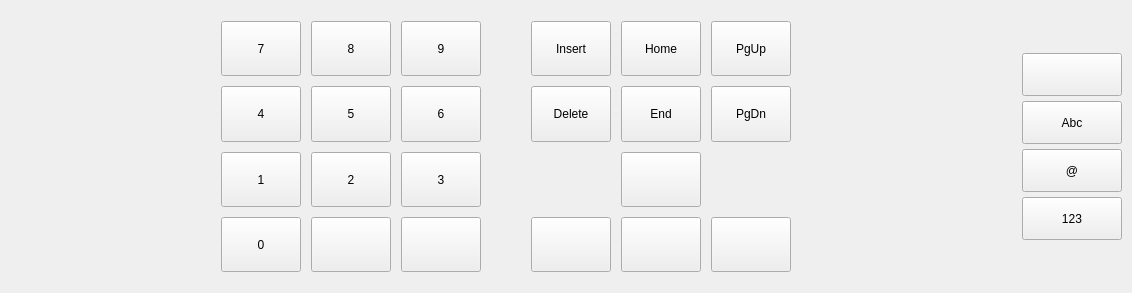
<?xml version="1.0" encoding="UTF-8"?>
<ui version="4.0">
 <class>KeyboardWidget</class>
 <widget class="QWidget" name="KeyboardWidget">
  <property name="windowModality">
   <enum>Qt::NonModal</enum>
  </property>
  <property name="geometry">
   <rect>
    <x>0</x>
    <y>0</y>
    <width>1132</width>
    <height>293</height>
   </rect>
  </property>
  <property name="sizePolicy">
   <sizepolicy hsizetype="Expanding" vsizetype="Fixed">
    <horstretch>0</horstretch>
    <verstretch>0</verstretch>
   </sizepolicy>
  </property>
  <property name="sizeIncrement">
   <size>
    <width>0</width>
    <height>0</height>
   </size>
  </property>
  <property name="windowTitle">
   <string>KeyboardWidget</string>
  </property>
  <layout class="QHBoxLayout" name="layout">
   <property name="spacing">
    <number>0</number>
   </property>
   <property name="sizeConstraint">
    <enum>QLayout::SetMinAndMaxSize</enum>
   </property>
   <property name="leftMargin">
    <number>0</number>
   </property>
   <property name="topMargin">
    <number>0</number>
   </property>
   <property name="rightMargin">
    <number>0</number>
   </property>
   <property name="bottomMargin">
    <number>0</number>
   </property>
   <item>
    <layout class="QHBoxLayout" name="hl_main">
     <property name="spacing">
      <number>20</number>
     </property>
     <property name="sizeConstraint">
      <enum>QLayout::SetNoConstraint</enum>
     </property>
     <property name="leftMargin">
      <number>10</number>
     </property>
     <property name="topMargin">
      <number>10</number>
     </property>
     <property name="rightMargin">
      <number>10</number>
     </property>
     <property name="bottomMargin">
      <number>10</number>
     </property>
     <item>
      <widget class="QStackedWidget" name="stackedWidget">
       <property name="currentIndex">
        <number>1</number>
       </property>
       <widget class="QWidget" name="page_letter">
        <layout class="QVBoxLayout" name="verticalLayout_4">
         <property name="spacing">
          <number>0</number>
         </property>
         <property name="sizeConstraint">
          <enum>QLayout::SetNoConstraint</enum>
         </property>
         <property name="leftMargin">
          <number>0</number>
         </property>
         <property name="topMargin">
          <number>0</number>
         </property>
         <property name="rightMargin">
          <number>0</number>
         </property>
         <property name="bottomMargin">
          <number>0</number>
         </property>
         <item>
          <layout class="QVBoxLayout" name="vl_page_letter">
           <property name="spacing">
            <number>5</number>
           </property>
           <property name="sizeConstraint">
            <enum>QLayout::SetNoConstraint</enum>
           </property>
           <item>
            <spacer name="vs_lefttop">
             <property name="orientation">
              <enum>Qt::Vertical</enum>
             </property>
             <property name="sizeHint" stdset="0">
              <size>
               <width>20</width>
               <height>40</height>
              </size>
             </property>
            </spacer>
           </item>
           <item>
            <layout class="QHBoxLayout" name="hl_1">
             <property name="spacing">
              <number>10</number>
             </property>
             <property name="sizeConstraint">
              <enum>QLayout::SetNoConstraint</enum>
             </property>
             <item>
              <widget class="QPushButton" name="btn_0">
               <property name="sizePolicy">
                <sizepolicy hsizetype="Minimum" vsizetype="Expanding">
                 <horstretch>0</horstretch>
                 <verstretch>0</verstretch>
                </sizepolicy>
               </property>
               <property name="text">
                <string notr="true">q</string>
               </property>
              </widget>
             </item>
             <item>
              <widget class="QPushButton" name="btn_1">
               <property name="sizePolicy">
                <sizepolicy hsizetype="Minimum" vsizetype="Expanding">
                 <horstretch>0</horstretch>
                 <verstretch>0</verstretch>
                </sizepolicy>
               </property>
               <property name="text">
                <string notr="true">w</string>
               </property>
              </widget>
             </item>
             <item>
              <widget class="QPushButton" name="btn_2">
               <property name="sizePolicy">
                <sizepolicy hsizetype="Minimum" vsizetype="Expanding">
                 <horstretch>0</horstretch>
                 <verstretch>0</verstretch>
                </sizepolicy>
               </property>
               <property name="text">
                <string notr="true">e</string>
               </property>
              </widget>
             </item>
             <item>
              <widget class="QPushButton" name="btn_3">
               <property name="sizePolicy">
                <sizepolicy hsizetype="Minimum" vsizetype="Expanding">
                 <horstretch>0</horstretch>
                 <verstretch>0</verstretch>
                </sizepolicy>
               </property>
               <property name="text">
                <string notr="true">r</string>
               </property>
              </widget>
             </item>
             <item>
              <widget class="QPushButton" name="btn_4">
               <property name="sizePolicy">
                <sizepolicy hsizetype="Minimum" vsizetype="Expanding">
                 <horstretch>0</horstretch>
                 <verstretch>0</verstretch>
                </sizepolicy>
               </property>
               <property name="text">
                <string notr="true">t</string>
               </property>
              </widget>
             </item>
             <item>
              <widget class="QPushButton" name="btn_5">
               <property name="sizePolicy">
                <sizepolicy hsizetype="Minimum" vsizetype="Expanding">
                 <horstretch>0</horstretch>
                 <verstretch>0</verstretch>
                </sizepolicy>
               </property>
               <property name="text">
                <string notr="true">y</string>
               </property>
              </widget>
             </item>
             <item>
              <widget class="QPushButton" name="btn_6">
               <property name="sizePolicy">
                <sizepolicy hsizetype="Minimum" vsizetype="Expanding">
                 <horstretch>0</horstretch>
                 <verstretch>0</verstretch>
                </sizepolicy>
               </property>
               <property name="text">
                <string notr="true">u</string>
               </property>
              </widget>
             </item>
             <item>
              <widget class="QPushButton" name="btn_7">
               <property name="sizePolicy">
                <sizepolicy hsizetype="Minimum" vsizetype="Expanding">
                 <horstretch>0</horstretch>
                 <verstretch>0</verstretch>
                </sizepolicy>
               </property>
               <property name="text">
                <string notr="true">i</string>
               </property>
              </widget>
             </item>
             <item>
              <widget class="QPushButton" name="btn_8">
               <property name="sizePolicy">
                <sizepolicy hsizetype="Minimum" vsizetype="Expanding">
                 <horstretch>0</horstretch>
                 <verstretch>0</verstretch>
                </sizepolicy>
               </property>
               <property name="text">
                <string notr="true">o</string>
               </property>
              </widget>
             </item>
             <item>
              <widget class="QPushButton" name="btn_9">
               <property name="sizePolicy">
                <sizepolicy hsizetype="Minimum" vsizetype="Expanding">
                 <horstretch>0</horstretch>
                 <verstretch>0</verstretch>
                </sizepolicy>
               </property>
               <property name="text">
                <string notr="true">p</string>
               </property>
              </widget>
             </item>
             <item>
              <widget class="QPushButton" name="btn_backspace">
               <property name="sizePolicy">
                <sizepolicy hsizetype="Minimum" vsizetype="Expanding">
                 <horstretch>0</horstretch>
                 <verstretch>0</verstretch>
                </sizepolicy>
               </property>
               <property name="text">
                <string/>
               </property>
              </widget>
             </item>
            </layout>
           </item>
           <item>
            <layout class="QHBoxLayout" name="hl_2">
             <property name="spacing">
              <number>10</number>
             </property>
             <property name="sizeConstraint">
              <enum>QLayout::SetNoConstraint</enum>
             </property>
             <item>
              <spacer name="spacer_2">
               <property name="orientation">
                <enum>Qt::Horizontal</enum>
               </property>
               <property name="sizeType">
                <enum>QSizePolicy::Maximum</enum>
               </property>
               <property name="sizeHint" stdset="0">
                <size>
                 <width>40</width>
                 <height>20</height>
                </size>
               </property>
              </spacer>
             </item>
             <item>
              <widget class="QPushButton" name="btn_10">
               <property name="sizePolicy">
                <sizepolicy hsizetype="Minimum" vsizetype="Expanding">
                 <horstretch>0</horstretch>
                 <verstretch>0</verstretch>
                </sizepolicy>
               </property>
               <property name="text">
                <string notr="true">a</string>
               </property>
              </widget>
             </item>
             <item>
              <widget class="QPushButton" name="btn_11">
               <property name="sizePolicy">
                <sizepolicy hsizetype="Minimum" vsizetype="Expanding">
                 <horstretch>0</horstretch>
                 <verstretch>0</verstretch>
                </sizepolicy>
               </property>
               <property name="text">
                <string notr="true">s</string>
               </property>
              </widget>
             </item>
             <item>
              <widget class="QPushButton" name="btn_12">
               <property name="sizePolicy">
                <sizepolicy hsizetype="Minimum" vsizetype="Expanding">
                 <horstretch>0</horstretch>
                 <verstretch>0</verstretch>
                </sizepolicy>
               </property>
               <property name="text">
                <string notr="true">d</string>
               </property>
              </widget>
             </item>
             <item>
              <widget class="QPushButton" name="btn_13">
               <property name="sizePolicy">
                <sizepolicy hsizetype="Minimum" vsizetype="Expanding">
                 <horstretch>0</horstretch>
                 <verstretch>0</verstretch>
                </sizepolicy>
               </property>
               <property name="text">
                <string notr="true">f</string>
               </property>
              </widget>
             </item>
             <item>
              <widget class="QPushButton" name="btn_14">
               <property name="sizePolicy">
                <sizepolicy hsizetype="Minimum" vsizetype="Expanding">
                 <horstretch>0</horstretch>
                 <verstretch>0</verstretch>
                </sizepolicy>
               </property>
               <property name="text">
                <string notr="true">g</string>
               </property>
              </widget>
             </item>
             <item>
              <widget class="QPushButton" name="btn_15">
               <property name="sizePolicy">
                <sizepolicy hsizetype="Minimum" vsizetype="Expanding">
                 <horstretch>0</horstretch>
                 <verstretch>0</verstretch>
                </sizepolicy>
               </property>
               <property name="text">
                <string notr="true">h</string>
               </property>
              </widget>
             </item>
             <item>
              <widget class="QPushButton" name="btn_16">
               <property name="sizePolicy">
                <sizepolicy hsizetype="Minimum" vsizetype="Expanding">
                 <horstretch>0</horstretch>
                 <verstretch>0</verstretch>
                </sizepolicy>
               </property>
               <property name="text">
                <string notr="true">j</string>
               </property>
              </widget>
             </item>
             <item>
              <widget class="QPushButton" name="btn_17">
               <property name="sizePolicy">
                <sizepolicy hsizetype="Minimum" vsizetype="Expanding">
                 <horstretch>0</horstretch>
                 <verstretch>0</verstretch>
                </sizepolicy>
               </property>
               <property name="text">
                <string notr="true">k</string>
               </property>
              </widget>
             </item>
             <item>
              <widget class="QPushButton" name="btn_18">
               <property name="sizePolicy">
                <sizepolicy hsizetype="Minimum" vsizetype="Expanding">
                 <horstretch>0</horstretch>
                 <verstretch>0</verstretch>
                </sizepolicy>
               </property>
               <property name="text">
                <string notr="true">l</string>
               </property>
              </widget>
             </item>
             <item>
              <widget class="QPushButton" name="btn_enter">
               <property name="sizePolicy">
                <sizepolicy hsizetype="Expanding" vsizetype="Expanding">
                 <horstretch>0</horstretch>
                 <verstretch>0</verstretch>
                </sizepolicy>
               </property>
               <property name="styleSheet">
                <string notr="true"/>
               </property>
               <property name="text">
                <string notr="true"/>
               </property>
              </widget>
             </item>
            </layout>
           </item>
           <item>
            <layout class="QHBoxLayout" name="hl_3">
             <property name="spacing">
              <number>10</number>
             </property>
             <property name="sizeConstraint">
              <enum>QLayout::SetNoConstraint</enum>
             </property>
             <item>
              <widget class="QPushButton" name="btn_shift_l">
               <property name="sizePolicy">
                <sizepolicy hsizetype="MinimumExpanding" vsizetype="Expanding">
                 <horstretch>0</horstretch>
                 <verstretch>0</verstretch>
                </sizepolicy>
               </property>
               <property name="styleSheet">
                <string notr="true"/>
               </property>
               <property name="text">
                <string notr="true"/>
               </property>
              </widget>
             </item>
             <item>
              <widget class="QPushButton" name="btn_19">
               <property name="sizePolicy">
                <sizepolicy hsizetype="Minimum" vsizetype="Expanding">
                 <horstretch>0</horstretch>
                 <verstretch>0</verstretch>
                </sizepolicy>
               </property>
               <property name="text">
                <string notr="true">z</string>
               </property>
              </widget>
             </item>
             <item>
              <widget class="QPushButton" name="btn_20">
               <property name="sizePolicy">
                <sizepolicy hsizetype="Minimum" vsizetype="Expanding">
                 <horstretch>0</horstretch>
                 <verstretch>0</verstretch>
                </sizepolicy>
               </property>
               <property name="text">
                <string notr="true">x</string>
               </property>
              </widget>
             </item>
             <item>
              <widget class="QPushButton" name="btn_21">
               <property name="sizePolicy">
                <sizepolicy hsizetype="Minimum" vsizetype="Expanding">
                 <horstretch>0</horstretch>
                 <verstretch>0</verstretch>
                </sizepolicy>
               </property>
               <property name="text">
                <string notr="true">c</string>
               </property>
              </widget>
             </item>
             <item>
              <widget class="QPushButton" name="btn_22">
               <property name="sizePolicy">
                <sizepolicy hsizetype="Minimum" vsizetype="Expanding">
                 <horstretch>0</horstretch>
                 <verstretch>0</verstretch>
                </sizepolicy>
               </property>
               <property name="text">
                <string notr="true">v</string>
               </property>
              </widget>
             </item>
             <item>
              <widget class="QPushButton" name="btn_23">
               <property name="sizePolicy">
                <sizepolicy hsizetype="Minimum" vsizetype="Expanding">
                 <horstretch>0</horstretch>
                 <verstretch>0</verstretch>
                </sizepolicy>
               </property>
               <property name="text">
                <string notr="true">b</string>
               </property>
              </widget>
             </item>
             <item>
              <widget class="QPushButton" name="btn_24">
               <property name="sizePolicy">
                <sizepolicy hsizetype="Minimum" vsizetype="Expanding">
                 <horstretch>0</horstretch>
                 <verstretch>0</verstretch>
                </sizepolicy>
               </property>
               <property name="text">
                <string notr="true">n</string>
               </property>
              </widget>
             </item>
             <item>
              <widget class="QPushButton" name="btn_25">
               <property name="sizePolicy">
                <sizepolicy hsizetype="Minimum" vsizetype="Expanding">
                 <horstretch>0</horstretch>
                 <verstretch>0</verstretch>
                </sizepolicy>
               </property>
               <property name="text">
                <string notr="true">m</string>
               </property>
              </widget>
             </item>
             <item>
              <widget class="QPushButton" name="btn_26">
               <property name="sizePolicy">
                <sizepolicy hsizetype="Minimum" vsizetype="Expanding">
                 <horstretch>0</horstretch>
                 <verstretch>0</verstretch>
                </sizepolicy>
               </property>
               <property name="text">
                <string notr="true">,</string>
               </property>
              </widget>
             </item>
             <item>
              <widget class="QPushButton" name="btn_27">
               <property name="sizePolicy">
                <sizepolicy hsizetype="Minimum" vsizetype="Expanding">
                 <horstretch>0</horstretch>
                 <verstretch>0</verstretch>
                </sizepolicy>
               </property>
               <property name="text">
                <string notr="true">.</string>
               </property>
              </widget>
             </item>
             <item>
              <widget class="QPushButton" name="btn_shift_r">
               <property name="sizePolicy">
                <sizepolicy hsizetype="MinimumExpanding" vsizetype="Expanding">
                 <horstretch>0</horstretch>
                 <verstretch>0</verstretch>
                </sizepolicy>
               </property>
               <property name="styleSheet">
                <string notr="true"/>
               </property>
               <property name="text">
                <string notr="true"/>
               </property>
              </widget>
             </item>
            </layout>
           </item>
           <item>
            <layout class="QHBoxLayout" name="hl_4">
             <property name="spacing">
              <number>10</number>
             </property>
             <property name="sizeConstraint">
              <enum>QLayout::SetNoConstraint</enum>
             </property>
             <item>
              <widget class="QPushButton" name="btn_ctrl_l">
               <property name="sizePolicy">
                <sizepolicy hsizetype="Minimum" vsizetype="Expanding">
                 <horstretch>0</horstretch>
                 <verstretch>0</verstretch>
                </sizepolicy>
               </property>
               <property name="styleSheet">
                <string notr="true"/>
               </property>
               <property name="text">
                <string notr="true">Ctrl</string>
               </property>
              </widget>
             </item>
             <item>
              <widget class="QPushButton" name="btn_super">
               <property name="sizePolicy">
                <sizepolicy hsizetype="Minimum" vsizetype="Expanding">
                 <horstretch>0</horstretch>
                 <verstretch>0</verstretch>
                </sizepolicy>
               </property>
               <property name="text">
                <string notr="true"/>
               </property>
              </widget>
             </item>
             <item>
              <widget class="QPushButton" name="btn_alt_l">
               <property name="sizePolicy">
                <sizepolicy hsizetype="Minimum" vsizetype="Expanding">
                 <horstretch>0</horstretch>
                 <verstretch>0</verstretch>
                </sizepolicy>
               </property>
               <property name="text">
                <string notr="true">Alt</string>
               </property>
              </widget>
             </item>
             <item>
              <widget class="QPushButton" name="btn_space">
               <property name="sizePolicy">
                <sizepolicy hsizetype="Expanding" vsizetype="Expanding">
                 <horstretch>0</horstretch>
                 <verstretch>0</verstretch>
                </sizepolicy>
               </property>
               <property name="text">
                <string notr="true"/>
               </property>
              </widget>
             </item>
             <item>
              <widget class="QPushButton" name="btn_alt_r">
               <property name="sizePolicy">
                <sizepolicy hsizetype="Minimum" vsizetype="Expanding">
                 <horstretch>0</horstretch>
                 <verstretch>0</verstretch>
                </sizepolicy>
               </property>
               <property name="text">
                <string notr="true">Alt</string>
               </property>
              </widget>
             </item>
             <item>
              <widget class="QPushButton" name="btn_28">
               <property name="sizePolicy">
                <sizepolicy hsizetype="Minimum" vsizetype="Expanding">
                 <horstretch>0</horstretch>
                 <verstretch>0</verstretch>
                </sizepolicy>
               </property>
               <property name="text">
                <string notr="true">/</string>
               </property>
              </widget>
             </item>
             <item>
              <widget class="QPushButton" name="btn_ctrl_r">
               <property name="sizePolicy">
                <sizepolicy hsizetype="Minimum" vsizetype="Expanding">
                 <horstretch>0</horstretch>
                 <verstretch>0</verstretch>
                </sizepolicy>
               </property>
               <property name="text">
                <string notr="true">Ctrl</string>
               </property>
              </widget>
             </item>
            </layout>
           </item>
           <item>
            <spacer name="vs_leftbottom">
             <property name="orientation">
              <enum>Qt::Vertical</enum>
             </property>
             <property name="sizeHint" stdset="0">
              <size>
               <width>20</width>
               <height>40</height>
              </size>
             </property>
            </spacer>
           </item>
          </layout>
         </item>
        </layout>
       </widget>
       <widget class="QWidget" name="page_number">
        <layout class="QHBoxLayout" name="horizontalLayout_4">
         <property name="sizeConstraint">
          <enum>QLayout::SetNoConstraint</enum>
         </property>
         <item>
          <spacer name="horizontalSpacer_2">
           <property name="orientation">
            <enum>Qt::Horizontal</enum>
           </property>
           <property name="sizeHint" stdset="0">
            <size>
             <width>40</width>
             <height>20</height>
            </size>
           </property>
          </spacer>
         </item>
         <item>
          <layout class="QHBoxLayout" name="horizontalLayout_3">
           <property name="spacing">
            <number>10</number>
           </property>
           <property name="sizeConstraint">
            <enum>QLayout::SetNoConstraint</enum>
           </property>
           <item>
            <layout class="QGridLayout" name="gridLayout">
             <property name="sizeConstraint">
              <enum>QLayout::SetNoConstraint</enum>
             </property>
             <property name="spacing">
              <number>10</number>
             </property>
             <item row="0" column="2">
              <widget class="QPushButton" name="btn_num_9">
               <property name="sizePolicy">
                <sizepolicy hsizetype="Minimum" vsizetype="Expanding">
                 <horstretch>0</horstretch>
                 <verstretch>0</verstretch>
                </sizepolicy>
               </property>
               <property name="text">
                <string notr="true">9</string>
               </property>
              </widget>
             </item>
             <item row="1" column="1">
              <widget class="QPushButton" name="btn_num_5">
               <property name="sizePolicy">
                <sizepolicy hsizetype="Minimum" vsizetype="Expanding">
                 <horstretch>0</horstretch>
                 <verstretch>0</verstretch>
                </sizepolicy>
               </property>
               <property name="text">
                <string notr="true">5</string>
               </property>
              </widget>
             </item>
             <item row="0" column="1">
              <widget class="QPushButton" name="btn_num_8">
               <property name="sizePolicy">
                <sizepolicy hsizetype="Minimum" vsizetype="Expanding">
                 <horstretch>0</horstretch>
                 <verstretch>0</verstretch>
                </sizepolicy>
               </property>
               <property name="text">
                <string notr="true">8</string>
               </property>
              </widget>
             </item>
             <item row="1" column="0">
              <widget class="QPushButton" name="btn_num_4">
               <property name="sizePolicy">
                <sizepolicy hsizetype="Minimum" vsizetype="Expanding">
                 <horstretch>0</horstretch>
                 <verstretch>0</verstretch>
                </sizepolicy>
               </property>
               <property name="text">
                <string notr="true">4</string>
               </property>
              </widget>
             </item>
             <item row="2" column="1">
              <widget class="QPushButton" name="btn_num_2">
               <property name="sizePolicy">
                <sizepolicy hsizetype="Minimum" vsizetype="Expanding">
                 <horstretch>0</horstretch>
                 <verstretch>0</verstretch>
                </sizepolicy>
               </property>
               <property name="text">
                <string notr="true">2</string>
               </property>
              </widget>
             </item>
             <item row="0" column="0">
              <widget class="QPushButton" name="btn_num_7">
               <property name="sizePolicy">
                <sizepolicy hsizetype="Minimum" vsizetype="Expanding">
                 <horstretch>0</horstretch>
                 <verstretch>0</verstretch>
                </sizepolicy>
               </property>
               <property name="text">
                <string notr="true">7</string>
               </property>
              </widget>
             </item>
             <item row="2" column="0">
              <widget class="QPushButton" name="btn_num_1">
               <property name="sizePolicy">
                <sizepolicy hsizetype="Minimum" vsizetype="Expanding">
                 <horstretch>0</horstretch>
                 <verstretch>0</verstretch>
                </sizepolicy>
               </property>
               <property name="text">
                <string notr="true">1</string>
               </property>
              </widget>
             </item>
             <item row="1" column="2">
              <widget class="QPushButton" name="btn_num_6">
               <property name="sizePolicy">
                <sizepolicy hsizetype="Minimum" vsizetype="Expanding">
                 <horstretch>0</horstretch>
                 <verstretch>0</verstretch>
                </sizepolicy>
               </property>
               <property name="text">
                <string notr="true">6</string>
               </property>
              </widget>
             </item>
             <item row="2" column="2">
              <widget class="QPushButton" name="btn_num_3">
               <property name="sizePolicy">
                <sizepolicy hsizetype="Minimum" vsizetype="Expanding">
                 <horstretch>0</horstretch>
                 <verstretch>0</verstretch>
                </sizepolicy>
               </property>
               <property name="text">
                <string notr="true">3</string>
               </property>
              </widget>
             </item>
             <item row="4" column="0">
              <widget class="QPushButton" name="btn_num_0">
               <property name="sizePolicy">
                <sizepolicy hsizetype="Minimum" vsizetype="Expanding">
                 <horstretch>0</horstretch>
                 <verstretch>0</verstretch>
                </sizepolicy>
               </property>
               <property name="text">
                <string notr="true">0</string>
               </property>
              </widget>
             </item>
             <item row="4" column="1">
              <widget class="QPushButton" name="btn_backspace_num">
               <property name="sizePolicy">
                <sizepolicy hsizetype="Minimum" vsizetype="Expanding">
                 <horstretch>0</horstretch>
                 <verstretch>0</verstretch>
                </sizepolicy>
               </property>
               <property name="text">
                <string/>
               </property>
              </widget>
             </item>
             <item row="4" column="2">
              <widget class="QPushButton" name="btn_enter_num">
               <property name="sizePolicy">
                <sizepolicy hsizetype="Minimum" vsizetype="Expanding">
                 <horstretch>0</horstretch>
                 <verstretch>0</verstretch>
                </sizepolicy>
               </property>
               <property name="text">
                <string/>
               </property>
              </widget>
             </item>
            </layout>
           </item>
           <item>
            <spacer name="horizontalSpacer_3">
             <property name="orientation">
              <enum>Qt::Horizontal</enum>
             </property>
             <property name="sizeHint" stdset="0">
              <size>
               <width>40</width>
               <height>20</height>
              </size>
             </property>
            </spacer>
           </item>
           <item>
            <layout class="QGridLayout" name="gridLayout_2">
             <property name="sizeConstraint">
              <enum>QLayout::SetNoConstraint</enum>
             </property>
             <property name="spacing">
              <number>10</number>
             </property>
             <item row="1" column="2">
              <widget class="QPushButton" name="btn_delete">
               <property name="sizePolicy">
                <sizepolicy hsizetype="Minimum" vsizetype="Expanding">
                 <horstretch>0</horstretch>
                 <verstretch>0</verstretch>
                </sizepolicy>
               </property>
               <property name="text">
                <string notr="true">Delete</string>
               </property>
              </widget>
             </item>
             <item row="1" column="3">
              <widget class="QPushButton" name="btn_end">
               <property name="sizePolicy">
                <sizepolicy hsizetype="Minimum" vsizetype="Expanding">
                 <horstretch>0</horstretch>
                 <verstretch>0</verstretch>
                </sizepolicy>
               </property>
               <property name="text">
                <string notr="true">End</string>
               </property>
              </widget>
             </item>
             <item row="0" column="2">
              <widget class="QPushButton" name="btn_insert">
               <property name="sizePolicy">
                <sizepolicy hsizetype="Minimum" vsizetype="Expanding">
                 <horstretch>0</horstretch>
                 <verstretch>0</verstretch>
                </sizepolicy>
               </property>
               <property name="text">
                <string notr="true">Insert</string>
               </property>
              </widget>
             </item>
             <item row="0" column="4">
              <widget class="QPushButton" name="btn_pgup">
               <property name="sizePolicy">
                <sizepolicy hsizetype="Minimum" vsizetype="Expanding">
                 <horstretch>0</horstretch>
                 <verstretch>0</verstretch>
                </sizepolicy>
               </property>
               <property name="text">
                <string notr="true">PgUp</string>
               </property>
              </widget>
             </item>
             <item row="3" column="4">
              <widget class="QPushButton" name="btn_right">
               <property name="sizePolicy">
                <sizepolicy hsizetype="Minimum" vsizetype="Expanding">
                 <horstretch>0</horstretch>
                 <verstretch>0</verstretch>
                </sizepolicy>
               </property>
               <property name="text">
                <string notr="true"/>
               </property>
              </widget>
             </item>
             <item row="3" column="2">
              <widget class="QPushButton" name="btn_left">
               <property name="sizePolicy">
                <sizepolicy hsizetype="Minimum" vsizetype="Expanding">
                 <horstretch>0</horstretch>
                 <verstretch>0</verstretch>
                </sizepolicy>
               </property>
               <property name="text">
                <string notr="true"/>
               </property>
              </widget>
             </item>
             <item row="0" column="3">
              <widget class="QPushButton" name="btn_home">
               <property name="sizePolicy">
                <sizepolicy hsizetype="Minimum" vsizetype="Expanding">
                 <horstretch>0</horstretch>
                 <verstretch>0</verstretch>
                </sizepolicy>
               </property>
               <property name="text">
                <string notr="true">Home</string>
               </property>
              </widget>
             </item>
             <item row="3" column="3">
              <widget class="QPushButton" name="btn_down">
               <property name="sizePolicy">
                <sizepolicy hsizetype="Minimum" vsizetype="Expanding">
                 <horstretch>0</horstretch>
                 <verstretch>0</verstretch>
                </sizepolicy>
               </property>
               <property name="text">
                <string notr="true"/>
               </property>
              </widget>
             </item>
             <item row="2" column="3">
              <widget class="QPushButton" name="btn_up">
               <property name="sizePolicy">
                <sizepolicy hsizetype="Minimum" vsizetype="Expanding">
                 <horstretch>0</horstretch>
                 <verstretch>0</verstretch>
                </sizepolicy>
               </property>
               <property name="text">
                <string notr="true"/>
               </property>
              </widget>
             </item>
             <item row="1" column="4">
              <widget class="QPushButton" name="btn_pgdn">
               <property name="sizePolicy">
                <sizepolicy hsizetype="Minimum" vsizetype="Expanding">
                 <horstretch>0</horstretch>
                 <verstretch>0</verstretch>
                </sizepolicy>
               </property>
               <property name="text">
                <string notr="true">PgDn</string>
               </property>
              </widget>
             </item>
            </layout>
           </item>
          </layout>
         </item>
         <item>
          <spacer name="horizontalSpacer_4">
           <property name="orientation">
            <enum>Qt::Horizontal</enum>
           </property>
           <property name="sizeHint" stdset="0">
            <size>
             <width>40</width>
             <height>20</height>
            </size>
           </property>
          </spacer>
         </item>
        </layout>
       </widget>
      </widget>
     </item>
     <item>
      <layout class="QVBoxLayout" name="vl_right">
       <property name="spacing">
        <number>5</number>
       </property>
       <property name="sizeConstraint">
        <enum>QLayout::SetNoConstraint</enum>
       </property>
       <property name="leftMargin">
        <number>0</number>
       </property>
       <property name="topMargin">
        <number>0</number>
       </property>
       <property name="rightMargin">
        <number>0</number>
       </property>
       <property name="bottomMargin">
        <number>0</number>
       </property>
       <item>
        <spacer name="vs_righttop">
         <property name="orientation">
          <enum>Qt::Vertical</enum>
         </property>
         <property name="sizeHint" stdset="0">
          <size>
           <width>20</width>
           <height>40</height>
          </size>
         </property>
        </spacer>
       </item>
       <item>
        <widget class="QPushButton" name="btn_close">
         <property name="sizePolicy">
          <sizepolicy hsizetype="Expanding" vsizetype="Expanding">
           <horstretch>0</horstretch>
           <verstretch>0</verstretch>
          </sizepolicy>
         </property>
         <property name="maximumSize">
          <size>
           <width>100</width>
           <height>16777215</height>
          </size>
         </property>
         <property name="text">
          <string notr="true"/>
         </property>
        </widget>
       </item>
       <item>
        <widget class="QPushButton" name="btn_letter">
         <property name="sizePolicy">
          <sizepolicy hsizetype="Expanding" vsizetype="Expanding">
           <horstretch>0</horstretch>
           <verstretch>0</verstretch>
          </sizepolicy>
         </property>
         <property name="maximumSize">
          <size>
           <width>100</width>
           <height>16777215</height>
          </size>
         </property>
         <property name="text">
          <string notr="true">Abc</string>
         </property>
        </widget>
       </item>
       <item>
        <widget class="QPushButton" name="btn_symbol">
         <property name="sizePolicy">
          <sizepolicy hsizetype="Expanding" vsizetype="Expanding">
           <horstretch>0</horstretch>
           <verstretch>0</verstretch>
          </sizepolicy>
         </property>
         <property name="maximumSize">
          <size>
           <width>100</width>
           <height>16777215</height>
          </size>
         </property>
         <property name="text">
          <string notr="true">@</string>
         </property>
        </widget>
       </item>
       <item>
        <widget class="QPushButton" name="btn_number">
         <property name="sizePolicy">
          <sizepolicy hsizetype="Expanding" vsizetype="Expanding">
           <horstretch>0</horstretch>
           <verstretch>0</verstretch>
          </sizepolicy>
         </property>
         <property name="maximumSize">
          <size>
           <width>100</width>
           <height>16777215</height>
          </size>
         </property>
         <property name="text">
          <string notr="true">123</string>
         </property>
        </widget>
       </item>
       <item>
        <spacer name="vs_rightbottom">
         <property name="orientation">
          <enum>Qt::Vertical</enum>
         </property>
         <property name="sizeHint" stdset="0">
          <size>
           <width>20</width>
           <height>40</height>
          </size>
         </property>
        </spacer>
       </item>
      </layout>
     </item>
    </layout>
   </item>
  </layout>
 </widget>
 <layoutdefault spacing="6" margin="11"/>
 <resources/>
 <connections/>
</ui>
